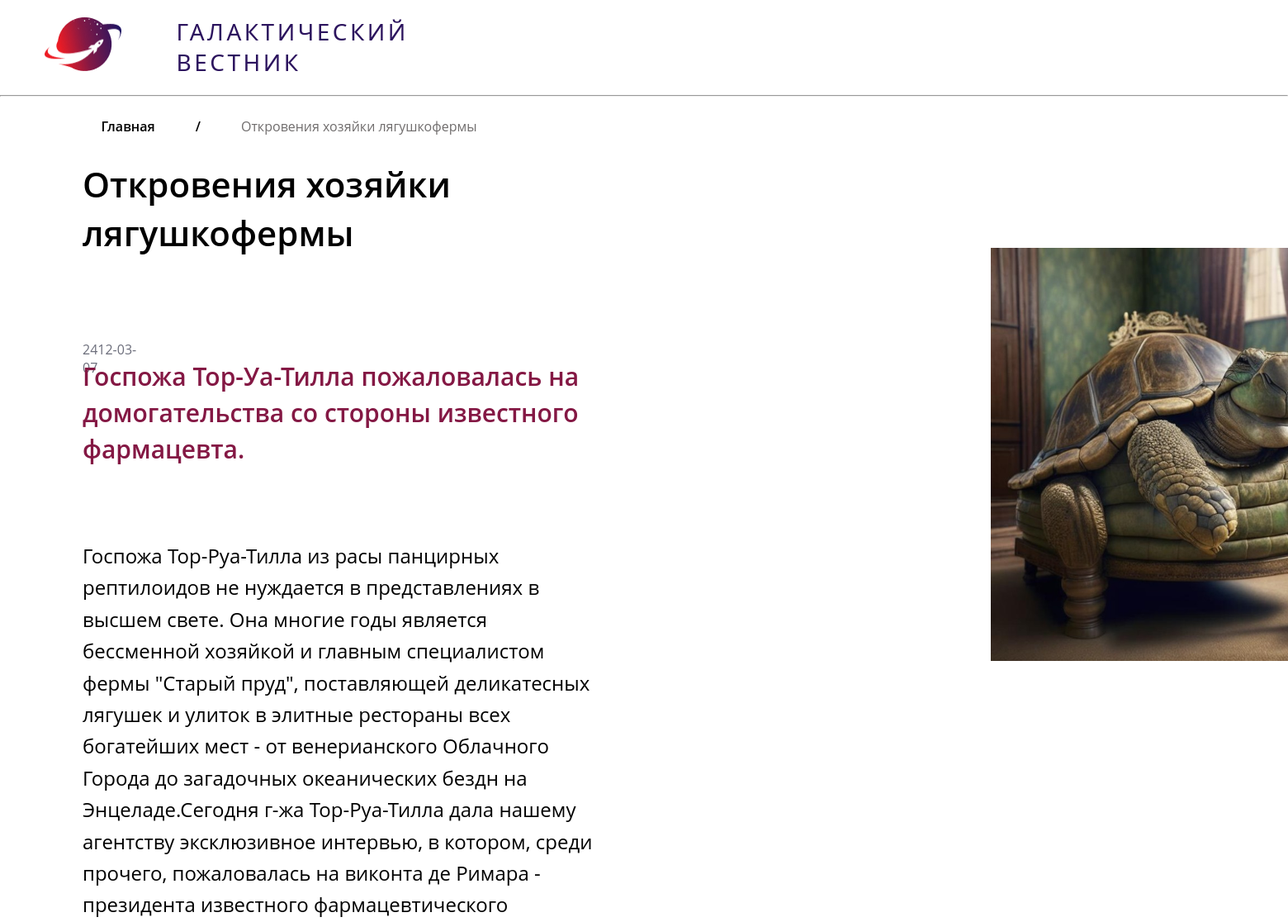
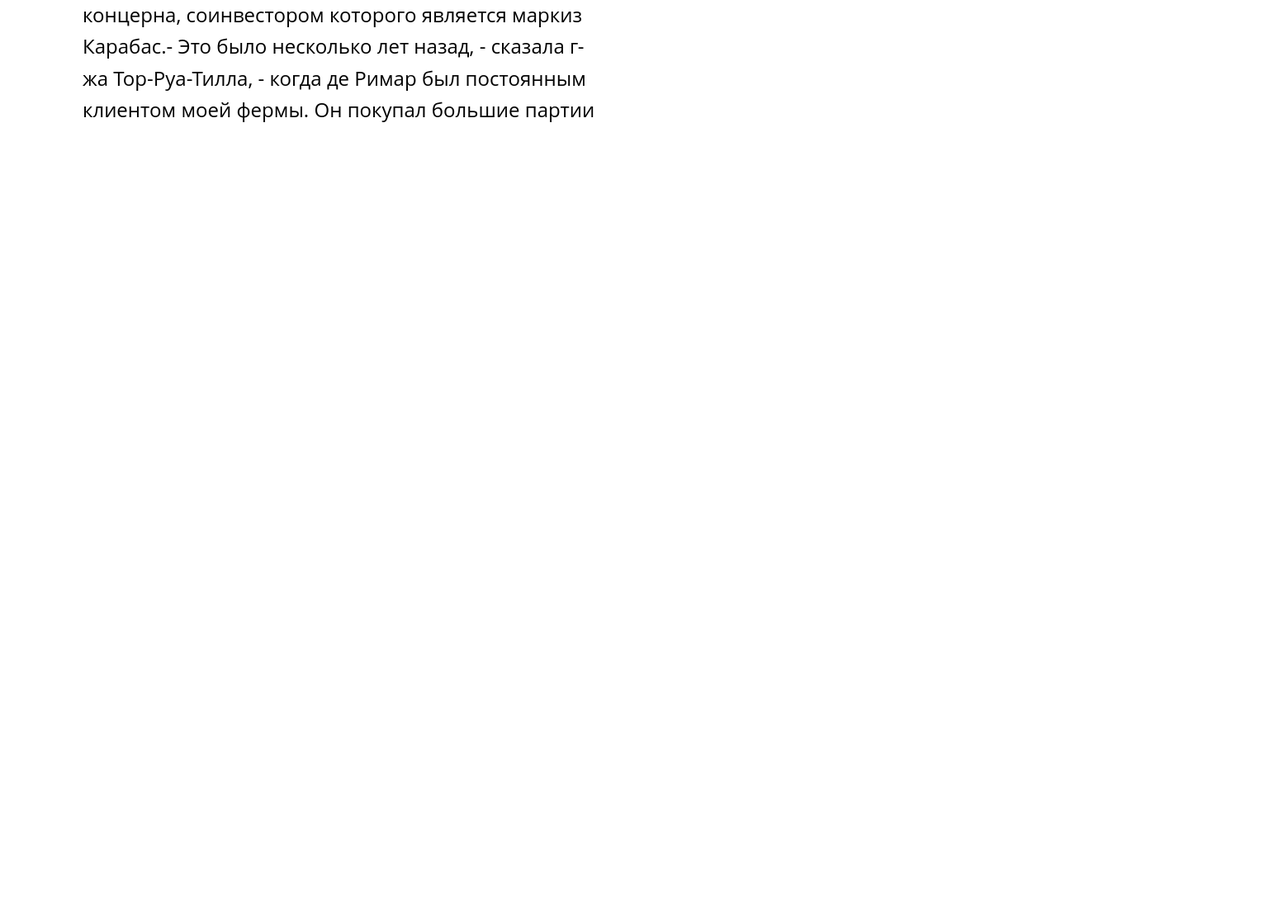
The page /news.php?post=17 on the database its author committed (2 pictures, top to bottom).
### tables this page shows
CREATE TABLE `news` (
  `id` int UNSIGNED NOT NULL,
  `date` datetime DEFAULT NULL,
  `title` varchar(250) NOT NULL DEFAULT '',
  `announce` text,
  `content` text,
  `image` varchar(250) NOT NULL DEFAULT ''
);

### app/database/queries.php (called while the page is built, shortened)
<?php
require('settings.php');
function checkError($query) {
    $errInfo = $query->errorInfo();
}
function selectedPost($id) {
    global $pdo;
    $post = "select id, date(date), title, announce, content, image from news where id = $id";
    $query = $pdo->prepare($post);
    $query->execute();
    return $query->fetch();
}
?>

### news.php (the view, shortened to what this page needs)
<?php include("path.php");
include("app/database/queries.php");
$post = selectedPost($_GET['post']);
?>
<!DOCTYPE html>
<html lang="en">
<head>
    <link rel="stylesheet" href="http://localhost/news/assets/css/style.css" type="text/css">
    <link rel="stylesheet" href="http://localhost/news/assets/css/styleNews.css" type="text/css">
</head>
<body>
    <?php include("app/include/header.php"); ?>
    <hr>
    <div class="navText">
        <a class="navRoute" href="<?php echo BASE_URL ?>">Главная</a>
        <a class="navRoute">&nbsp;/&nbsp;</a>
        <a class="endRoute"><?= $post['title'] ?></a>
    </div>
    <h1 class="titleNews"><?= $post['title'] ?></h1>
    <div class="selectedNewsCon">
        <p class="time-news"><?= $post['date(date)'] ?></p>
        <p class="title-news"><?= strip_tags($post['announce']) ?></p>
        <p class="contentNews"><?= strip_tags($post['content']) ?></p>
        <a href="<?php echo BASE_URL ?>"><button class="backBtn">←&nbsp;&nbsp; назад к новостям</button></a>
    </div>
    <img class="news-jpg" src="<?= BASE_URL . 'assets/images/' . $post['image'] ?>">
    <?php include("app/include/footer.php"); ?>
</body>
</html>

### assets/css/style.css (style rules this page uses)
* { margin: 0; padding: 0; box-sizing: border-box; }
a { text-decoration: none; }
.time-news { width: 82px; height: 22px; font-family: 'Open Sans'; font-style: normal; font-weight: 400; font-size: 16px; line-height: 22px; color: #6C6E7B; }
.title-news { width: 739px; height: 45px; margin-bottom: 55px; font-family: 'Open Sans'; font-style: normal; font-weight: 600; font-size: 30px; line-height: 44px; color: #841844; }

### assets/css/styleNews.css (style rules this page uses)
.navText { display: flex; justify-content: space-around; width: 500px; margin-top: 25px; margin-left: 100px; }
.navText > .navRoute { font-family: 'Open Sans'; font-style: normal; font-weight: 600; font-size: 16px; line-height: 140%; text-decoration: none; color: #000000; }
.endRoute { font-family: 'Open Sans'; font-style: normal; font-weight: 500; font-size: 16px; line-height: 140%; text-decoration: none; color: #706d6d; }
.titleNews { width: 50%; margin-top: 30px; margin-left: 100px; font-family: 'Open Sans'; font-style: normal; font-weight: 600; font-size: 42px; line-height: 140%; color: #000000; }
.selectedNewsCon { margin-top: 100px; margin-left: 100px; width: 40%; display: flex; flex-direction: column; justify-content: space-around; }
.contentNews { margin-top: 120px; font-family: 'Open Sans'; font-style: normal; font-weight: 400; font-size: 24px; line-height: 160%; color: #000000; }
.backBtn { margin-top: 150px; height: 50px; width: 230px; font-family: 'Open Sans'; font-style: normal; font-weight: 600; font-size: 16px; line-height: 22px; text-transform: uppercase; background-color: #FFFFFF; border: 2px solid #9B407A; color:#841844; }
.news-jpg { position: absolute; top: 300px; left: 1200px; height: 500px; }

### rows shown on the page
news: title "Откровения хозяйки лягушкофермы", announce "Госпожа Тор-Уа-Тилла пожаловалась на домогательства со стороны известного фармацевта.", content "Госпожа Тор-Руа-Тилла из расы панцирных рептилоидов не нуждается в представлениях в высшем свете. Она многие годы является бессменной хозяйкой и главным специалистом фермы \"Старый пруд\", поставляющей деликатесных лягушек и улиток в элитные рестораны всех богатейших мест - от венерианского Облачного Города до загадочных океанических бездн на Энцеладе.Сегодня г-жа Тор-Руа-Тилла дала нашему агентству эксклюзивное интервью, в котором, среди прочего, пожаловалась на виконта де Римара - президента известного фармацевтического концерна, соинвестором которого является маркиз Карабас.- Это было несколько лет назад, - сказала г-жа Тор-Руа-Тилла, - когда де Римар был постоянным клиентом моей фермы. Он…", image (picture)

### other values the page prints
$post['date(date)'] "2412-03-07"
